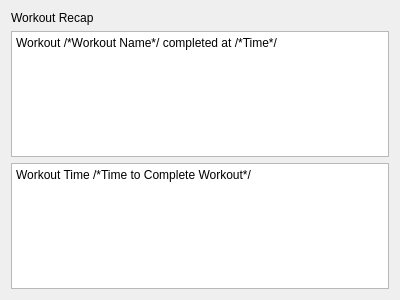
<?xml version="1.0" encoding="UTF-8"?>
<ui version="4.0">
 <class>Recap</class>
 <widget class="QWidget" name="Recap">
  <property name="windowModality">
   <enum>Qt::ApplicationModal</enum>
  </property>
  <property name="geometry">
   <rect>
    <x>0</x>
    <y>0</y>
    <width>400</width>
    <height>300</height>
   </rect>
  </property>
  <property name="windowTitle">
   <string>Workout Recap</string>
  </property>
  <layout class="QVBoxLayout" name="verticalLayout">
   <item>
    <widget class="QLabel" name="label">
     <property name="text">
      <string>Workout Recap</string>
     </property>
    </widget>
   </item>
   <item>
    <widget class="QPlainTextEdit" name="description">
     <property name="readOnly">
      <bool>true</bool>
     </property>
     <property name="plainText">
      <string>Workout /*Workout Name*/ completed at /*Time*/</string>
     </property>
    </widget>
   </item>
   <item>
    <widget class="QPlainTextEdit" name="totalTime">
     <property name="readOnly">
      <bool>true</bool>
     </property>
     <property name="plainText">
      <string>Workout Time /*Time to Complete Workout*/</string>
     </property>
    </widget>
   </item>
  </layout>
 </widget>
 <resources/>
 <connections/>
</ui>
